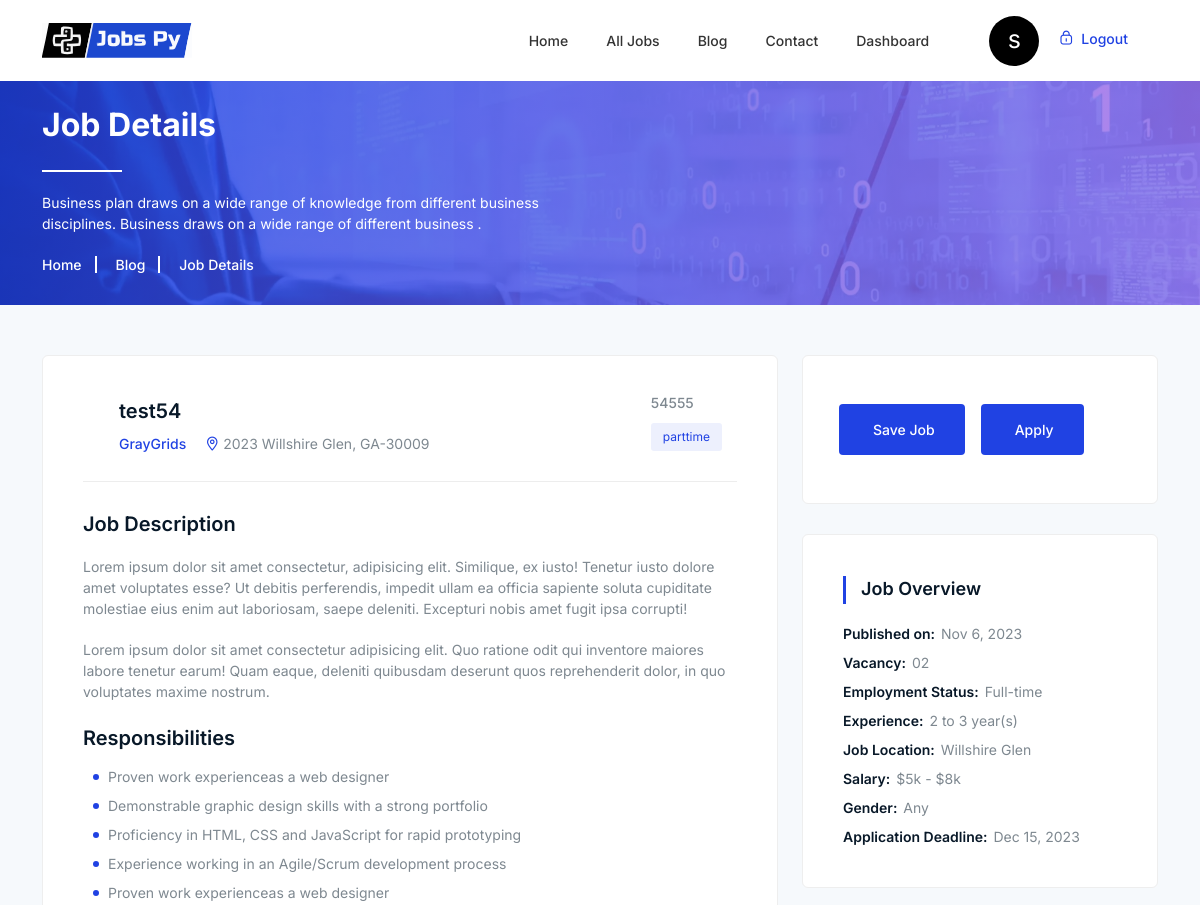
Before: /jobs/job-details/1/ (signed in, upper part) with the older database file.
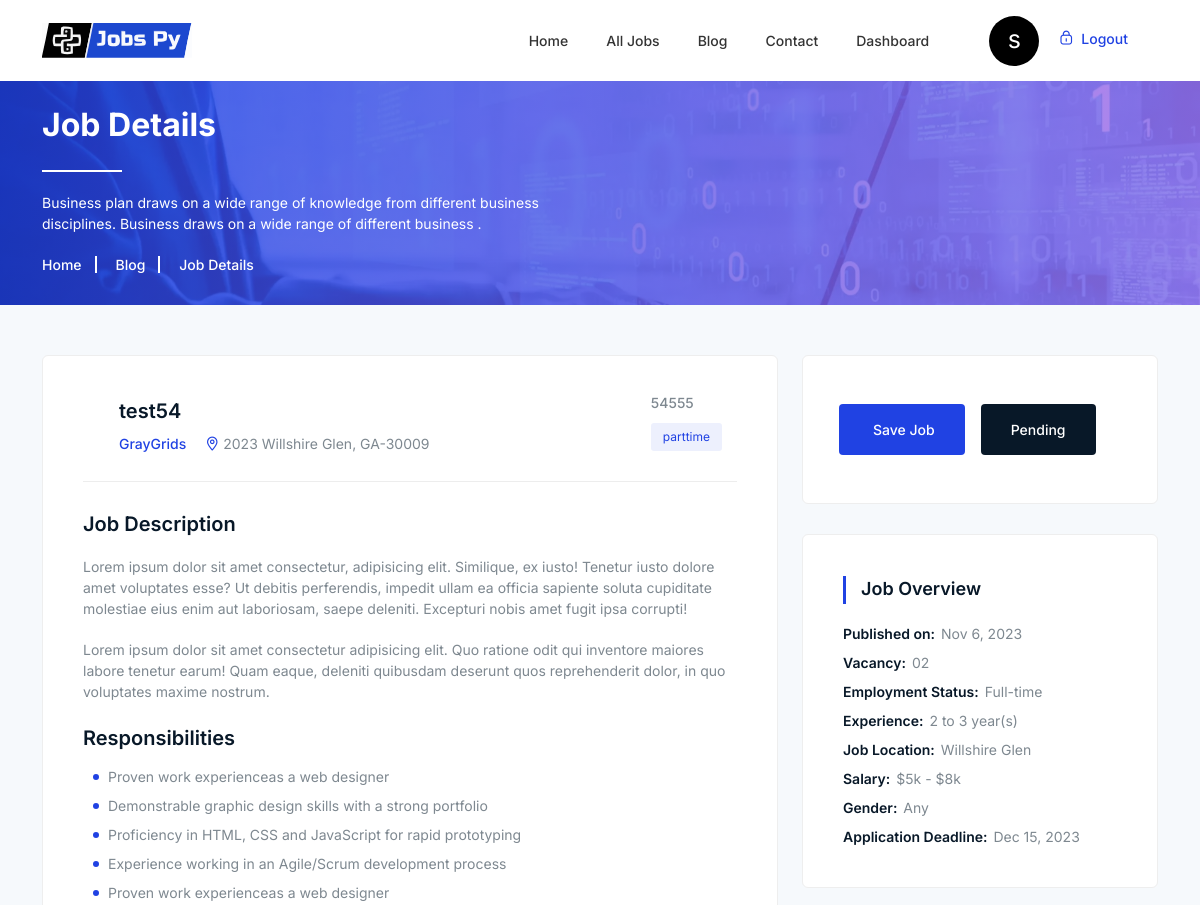
After: the same page with the newer database file.
### jobsPy/jobs/models.py (models this page shows)
class Applicant(models.Model):
    user = models.ForeignKey(UserModel, on_delete=models.CASCADE)
    job = models.ForeignKey(Job, on_delete=models.CASCADE, related_name="applicants")
    created_at = models.DateTimeField(auto_now_add=True)
    comment = models.TextField(blank=True, null=True)
    status = models.SmallIntegerField(default=1)
    class Meta:
        ordering = ["id"]
        unique_together = ["user", "job"]
    @property
    def get_status(self):
        if self.status == 1:
            return "Pending"
        elif self.status == 2:
            return "Accepted"
        else:
            return "Rejected"

### jobsPy/jobs/views.py (the view)
# urls.py: path("job-details/<int:pk>/", JobDetails.as_view(), name="job_details"),
class JobDetails(DetailView):
    template_name = "jobs/job-details.html"
    model = Job
    def get_context_data(self, **kwargs):
        context = super().get_context_data(**kwargs)
        if self.request.user.is_anonymous:
            return context
        job = context['object']
        context["already_in_favourite"] = FavoriteJob.objects.filter(user=self.request.user, job=job).exists()
        context["already_apply"] = Applicant.objects.filter(user=self.request.user, job=job).exists()
        context["status"] = Applicant.objects.filter(user=self.request.user, job=job)
        company_profile = CompanyProfile.objects.get(user_id=job.user_id)
        context['company'] = company_profile
        return context

### templates/jobs/job-details.html (shortened to what the changed rows need)
{% extends 'base.html' %}
{% block main_content %}
    <div class="breadcrumbs overlay">
        <div class="container">
            <div class="row">
                <div class="col-12">
                    <div class="breadcrumbs-content">
                        <h1 class="page-title">Job Details</h1>
                    </div>
                </div>
            </div>
        </div>
    </div>
    <div class="job-details section">
        <div class="container">
            <div class="row mb-n5">
                <div class="col-lg-4 col-12">
                    <div class="job-details-sidebar">
                        {% if user.is_authenticated and  user.role == "jobseeker" %}
                                <div class="sidebar-widget">
                                <div class="inner">
                                    <div class="row m-n2 button">
                                        <div class="col-xl-auto col-lg-12 col-sm-auto col-12 p-2">
                                            {% if not already_apply %}
                                        <form method="post" action="{% url 'apply_for_job' object.pk %}">
                                            <button class="d-block btn">Apply</button>
                                        </form>
                                                {% else %}
                                                            <a href="#"><span class="d-block btn btn-alt">{{ status.first.get_status }}</span></a>
                                        {% endif %}
                                        </div>
                                     </div>
                                </div>
                            </div>
                        {% endif %}
                    </div>
                </div>
            </div>
        </div>
    </div>
    {% endblock %}

Changed rows visible on the page:
added Applicant: first.get_status "Pending"
Other visible differences:
text no longer shown: "Apply"
